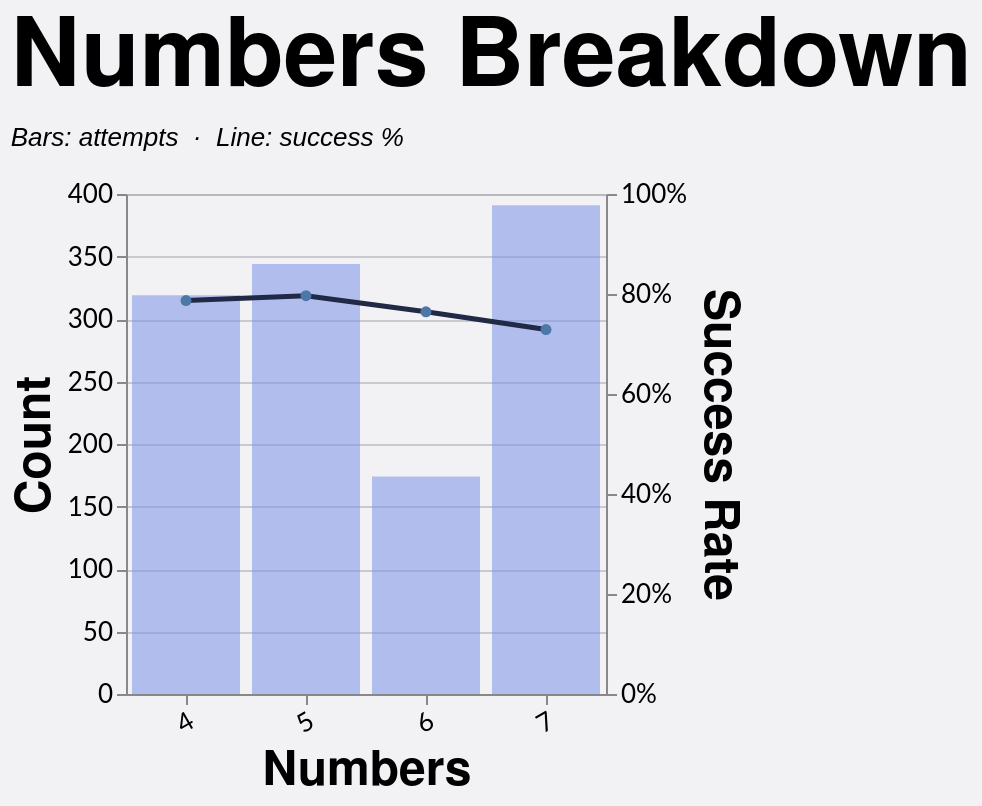

Write a Vega-Lite specification for this figure.
### Vega-Lite specification from a JSON file in a GitHub repository (floating-point values rounded to 4 significant figures; data arrays with more than 128 entries replaced by an {"elided": "..."} marker saying what was removed)
{"config": {"axis": {"labelFont": "Lato, sans-serif", "titleFont": "PT Sans Narrow, Helvetica Neue, Helvetica, Arial, sans-serif", "labelFontSize": 13, "titleFontSize": 24, "gridColor": "#202947", "gridOpacity": 0.2}, "header": {"labelFont": "PT Sans Narrow, Helvetica Neue, Helvetica, Arial, sans-serif", "titleFont": "PT Sans Narrow, Helvetica Neue, Helvetica, Arial, sans-serif", "labelFontSize": 24, "titleFontSize": 28, "labelFontWeight": "bold", "orient": "left"}, "legend": {"labelFont": "Lato, sans-serif", "titleFont": "PT Sans Narrow, Helvetica Neue, Helvetica, Arial, sans-serif", "labelFontSize": 14, "titleFontSize": 16, "titlePadding": 5, "fillColor": "white", "strokeColor": "black", "padding": 10, "titleFontWeight": "lighter", "titleFontStyle": "italic", "titleColor": "gray", "offset": 10}, "title": {"font": "PT Sans Narrow, Helvetica Neue, Helvetica, Arial, sans-serif", "fontSize": 48, "fontWeight": "bold", "anchor": "start", "align": "center", "titlePadding": 20, "subtitlePadding": 10, "subtitleFontSize": 13, "subtitleColor": "", "subtitleFontStyle": "italic", "offset": 15, "color": "black"}, "axisX": {"labelAngle": 0}, "facet": {"title": null, "header": null, "align": {"row": "each", "column": "each"}}, "resolve": {"scale": {"y": "independent", "facet": "independent"}}, "background": "#f2f1f4"}, "layer": [{"mark": {"type": "bar", "color": "#7d96e8", "opacity": 0.55}, "encoding": {"tooltip": [{"field": "numbers", "title": "Numbers", "type": "nominal"}, {"field": "won", "format": ",.0f", "title": "Won", "type": "quantitative"}, {"field": "attempts", "format": ",.0f", "title": "Attempts", "type": "quantitative"}, {"field": "success_rate", "format": ".1%", "title": "Success Rate", "type": "quantitative"}], "x": {"axis": {"labelAngle": -30}, "field": "numbers", "sort": ["4", "5", "6", "7"], "title": "Numbers", "type": "nominal"}, "y": {"axis": {"format": ",.0f", "orient": "left"}, "field": "attempts", "title": "Count", "type": "quantitative"}}, "transform": [{"filter": "(loSquad == 'All' || datum.squad == loSquad) && (loGameType == 'All' || (loGameType == 'League + Cup' && (datum.game_type == 'League' || datum.game_type == 'Cup')) || (loGameType == 'League only' && datum.game_type == 'League') || datum.game_type == loGameType) && (loOpposition == 'All' || datum.opposition == loOpposition) && (loThrower == 'All' || datum.thrower == loThrower) && (loJumper == 'All' || datum.jumper == loJumper) && (loArea == 'All' || datum.area == loArea) && (loNumbers == 'All' || datum.numbers == loNumbers) && (loCall == 'All' || datum.call == loCall) && (loCallType == 'All' || datum.call_type == loCallType)"}, {"filter": "(loSeason == 'All' || datum.season == loSeason)"}, {"aggregate": [{"op": "count", "as": "attempts"}, {"op": "sum", "field": "won", "as": "won"}], "groupby": ["numbers"]}, {"calculate": "datum.won / datum.attempts", "as": "success_rate"}]}, {"mark": {"type": "line", "color": "#202946", "point": true, "strokeWidth": 2.5}, "encoding": {"tooltip": [{"field": "numbers", "title": "Numbers", "type": "nominal"}, {"field": "won", "format": ",.0f", "title": "Won", "type": "quantitative"}, {"field": "attempts", "format": ",.0f", "title": "Attempts", "type": "quantitative"}, {"field": "success_rate", "format": ".1%", "title": "Success Rate", "type": "quantitative"}], "x": {"axis": {"labelAngle": -30}, "field": "numbers", "sort": ["4", "5", "6", "7"], "title": "Numbers", "type": "nominal"}, "y": {"axis": {"format": "%", "orient": "right"}, "field": "success_rate", "scale": {"domain": [0, 1]}, "title": "Success Rate", "type": "quantitative"}}, "transform": [{"filter": "(loSquad == 'All' || datum.squad == loSquad) && (loGameType == 'All' || (loGameType == 'League + Cup' && (datum.game_type == 'League' || datum.game_type == 'Cup')) || (loGameType == 'League only' && datum.game_type == 'League') || datum.game_type == loGameType) && (loOpposition == 'All' || datum.opposition == loOpposition) && (loThrower == 'All' || datum.thrower == loThrower) && (loJumper == 'All' || datum.jumper == loJumper) && (loArea == 'All' || datum.area == loArea) && (loNumbers == 'All' || datum.numbers == loNumbers) && (loCall == 'All' || datum.call == loCall) && (loCallType == 'All' || datum.call_type == loCallType)"}, {"filter": "(loSeason == 'All' || datum.season == loSeason)"}, {"aggregate": [{"op": "count", "as": "attempts"}, {"op": "sum", "field": "won", "as": "won"}], "groupby": ["numbers"]}, {"calculate": "datum.won / datum.attempts", "as": "success_rate"}]}], "data": {"name": "data-9f78a8a80e26132ebc7aef6a8d9c7f48"}, "height": 250, "params": [{"name": "loSquad", "value": "All"}, {"name": "loSeason", "value": "All"}, {"name": "loGameType", "value": "All"}, {"name": "loOpposition", "value": "All"}, {"name": "loThrower", "value": "All"}, {"name": "loJumper", "value": "All"}, {"name": "loArea", "value": "All"}, {"name": "loNumbers", "value": "All"}, {"name": "loCall", "value": "All"}, {"name": "loCallType", "value": "All"}], "resolve": {"scale": {"y": "independent"}}, "title": {"text": "Numbers Breakdown", "subtitle": "Bars: attempts  ·  Line: success %"}, "width": {"step": 60}, "$schema": "https://vega.github.io/schema/vega-lite/v5.20.1.json", "datasets": {"data-9f78a8a80e26132ebc7aef6a8d9c7f48": {"elided": "1228 records"}}}
